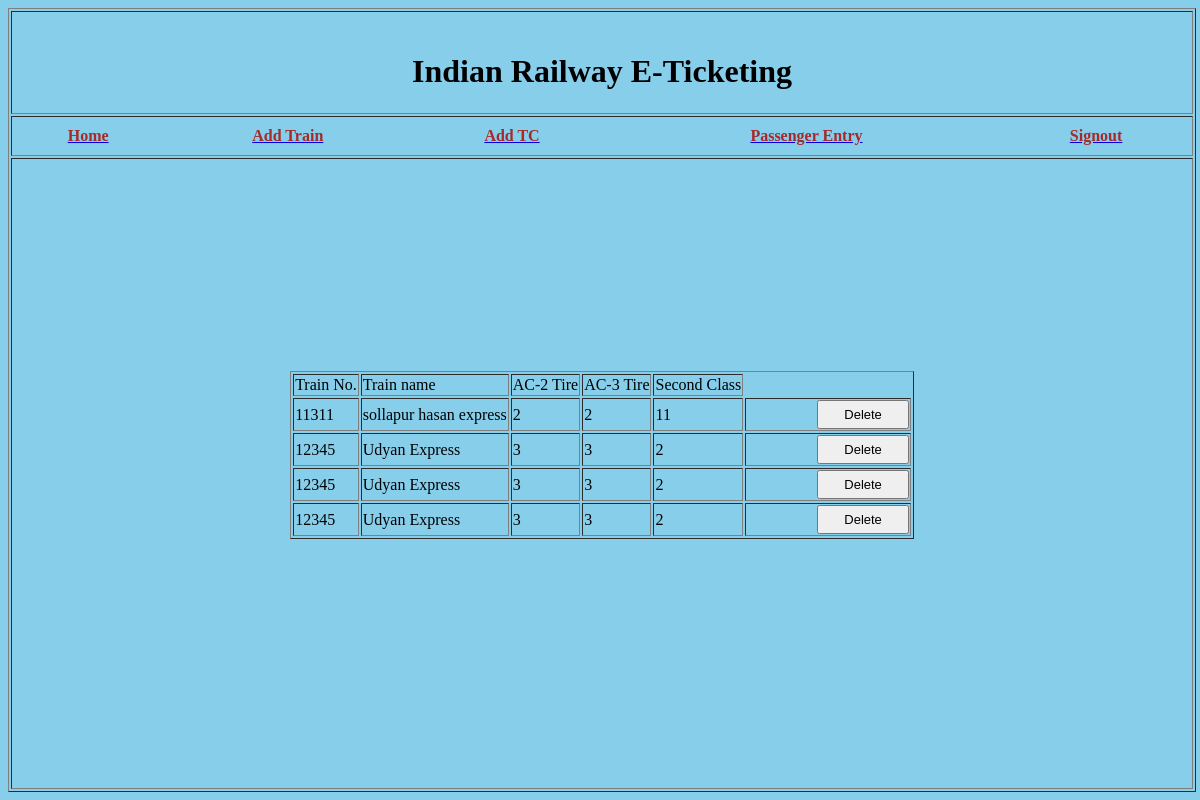
Page /railway/addtraindisplay on the committed database.
### RAILWAYAPP/models.py (models this page shows)
class AddtrainData(models.Model):
	trainno=models.CharField(max_length=6)
	trainname=models.CharField(max_length=50)
	ac2tier=models.CharField(max_length=30)
	ac3tier=models.CharField(max_length=30)
	sleeper=models.CharField(max_length=30)

### RAILWAYAPP/views.py (the view)
# urls.py: path("addtraindisplay",views.addtraindisplay),
def addtraindisplay(request):
	data=AddtrainData.objects.all()
	return render(request,"RAILWAYAPP/addtraindisplay.html",{"data":data})

### RAILWAYAPP/templates/RAILWAYAPP/addtraindisplay.html (shortened to what this page needs)
<html>
 <head>
 </head>
 <body>
    <table style="width: 99%;height:100%;" border="1">
        <tr>
            <td style="width: 100%;height:10%;" align="center"><br/><h1>Indian Railway E-Ticketing</h1></td>
        </tr>
        <tr>
            <td style="width: 100%;height:5%;">
            <table style="width: 100%;height:100%;">
                    <tr>
                        <th><a href="adminhome"><font color="brown">Home</font></a></th>
                        <th><a href="addtrain"><font color="brown">Add Train</font></a></th>
                        <th><a href="register"><font color="brown">Add TC</font></a></th>
                        <th><a href="passengerlist"><font color="brown">Passenger Entry</font></a></th>
                        <th><a href="railway"><font color="brown">Signout</font></a></th>
                    </tr>
            </table>
            </td>
        </tr>
        <tr>
            <td style="width: 100%;height:80%;">
	<table border=1 align="center">
        <tr>
            <td>Train No.</td>
            <td>Train name</td>
            <td>AC-2 Tire</td>
            <td>AC-3 Tire</td>
            <td>Second Class</td>
        </tr>
  {%for d in data%}
     <form name="form1" method="POST">
  <tr>
  	<td>{{d.trainno}}</td>
  	<td>{{d.trainname}}</td>
  	<td>{{d.ac2tier}}</td>
  	<td>{{d.ac3tier}}</td>
  	<td>{{d.sleeper}}</td>
    <td>
      <input type="submit" name="btnsubmit" value="Delete">
    </td>
  </tr>
</form>
  {%endfor%}
    </table>
<br/><br/>
            </td>
        </tr>
    </table>
</body>
</html>

### RAILWAYAPP/templates/RAILWAYAPP/addtraindisplay.html (style rules this page uses)
body { background-color:skyblue; width: 100%; color: #000; }
input[type=submit] { padding: 5px 25px; font-size: small; color: black; margin-left: 70px; }

### rows in the picture
AddtrainData: trainno "11311", trainname "sollapur hasan express", ac2tier "2", ac3tier "2", sleeper "11"
AddtrainData: trainno "12345", trainname "Udyan Express", ac2tier "3", ac3tier "3", sleeper "2"
AddtrainData: trainno "12345", trainname "Udyan Express", ac2tier "3", ac3tier "3", sleeper "2"
AddtrainData: trainno "12345", trainname "Udyan Express", ac2tier "3", ac3tier "3", sleeper "2"
